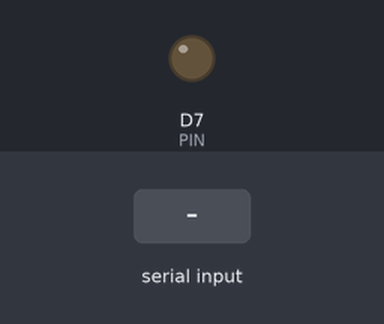
A sketch run on a simulated Arduino Zero (SAMD21). On the bench: output pins drawn as LEDs (lit = HIGH). The inputs (shaded band) are chosen by the test bench.

Above: at 1.2 s.
1.3 s: "90\n" received over Serial
At 2.4 s:
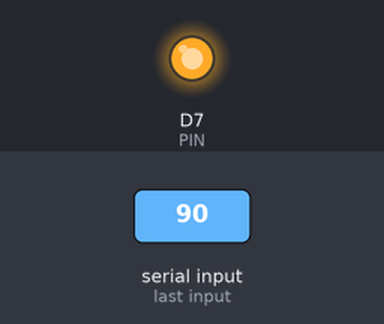
2.8 s: "1\n" received over Serial
At 3.5 s:
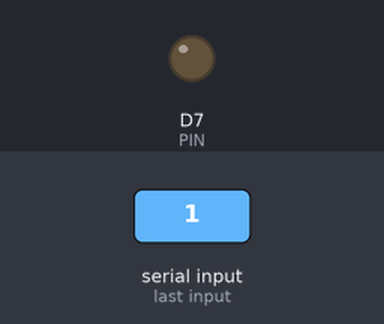
Timing chart, 0 to 5.8 s (numbered marks = the images above; inputs shaded):
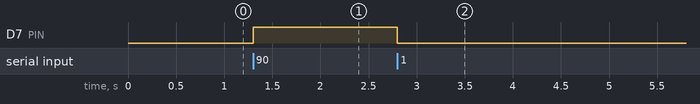

Measured:
- after the input at 1.3 s, D7 (PIN): LOW → HIGH at once
- after the input at 2.8 s, D7 (PIN): HIGH → LOW at once

The sketch:

pulse_generator.ino
```cpp
/* Hex characters are read from the usb serial port and then driven on a gpio pin.
   PERIOD should be integer values of 2 and above. If the last value is high the
   gpio pin will drive high until a new pattern is given.
 */

byte          gpio_data_array [1000]; // 8 * 1000 = 8k bytes of sram
uint32_t      char_counter = 0;
volatile char inChar;
String        hexChar;

#define PERIOD 2       // options are 2 and larger integers
#define PIN 7          // 7 is PB9 on XIAO


void setup() {
  SerialUSB.begin(115200);         // Data will be revieved on the USB serial port
  while(!SerialUSB);               // Wait for the SerialUSB port to be ready
  pinMode(PIN, OUTPUT);
  digitalWrite(PIN, LOW);
}

void loop() {
  while (SerialUSB.available() > 0)
  {
    inChar = SerialUSB.read();
    if (inChar != '\n' && ((inChar >= '0' && inChar <= '9') || (inChar >= 'a' && inChar <= 'f') || (inChar >= 'A' && inChar <= 'F'))) // read in hex characters
    {
      hexChar = inChar;
      gpio_data_array[char_counter++] = (byte)strtol(&hexChar[0],NULL,16); // this is inefficient as only a nibble is used
    }
    else if (char_counter != 0)// a end-of-line signals that we are ready to drive data
    {
      while (char_counter > 0)
      {
        char_counter--;
        for (int i = 0; i < 4; i++) {
          if (bitRead(gpio_data_array[char_counter],i) == 1)
          {
            digitalWrite(PIN, HIGH);
            __asm__ __volatile__ ("nop\n\t");
            #if PERIOD > 2
            delayMicroseconds(PERIOD-2);
            #endif
          }
          else
          {
            digitalWrite(PIN, LOW);
            __asm__ __volatile__ ("nop\n\t");
            #if PERIOD > 2
            delayMicroseconds(PERIOD-2);
            #else
            __asm__ __volatile__ ("nop\n\t");
            #endif
          }
        }
      }
    }
  }
}
```
